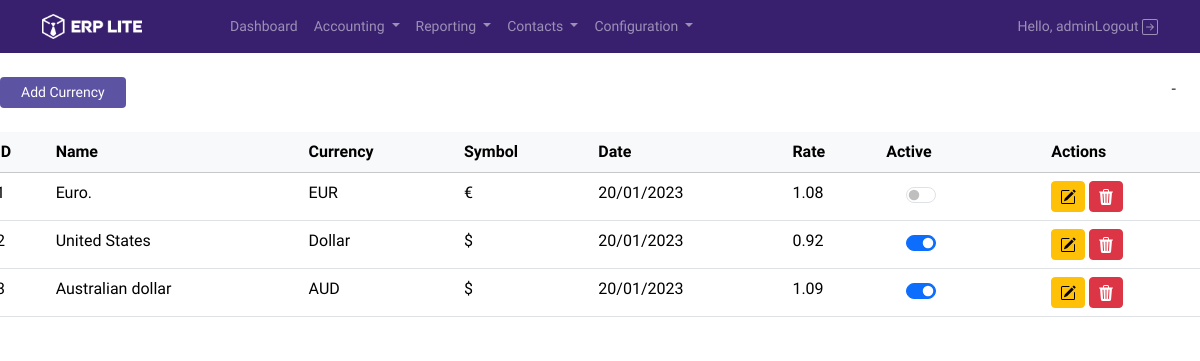
Page /accounting/currency/ (signed in) on the earlier database version.
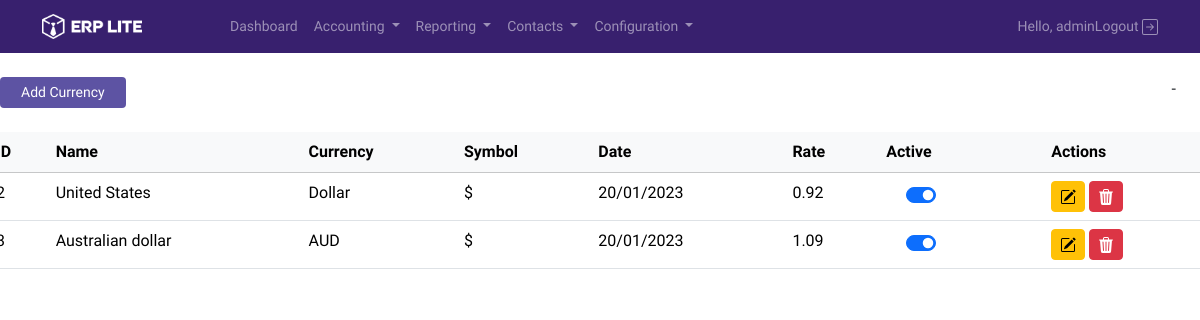
Same page on the later database version.
### accounting/models.py (models this page shows)
class Currency(models.Model):
    name = models.CharField(max_length=220)
    symbol = models.CharField(max_length=5)
    abbrev = models.CharField(max_length=10)
    date = models.DateField()
    rate = models.DecimalField(max_digits=6, decimal_places=2)
    status = models.BooleanField()

### accounting/views.py (the view)
# urls.py: path('currency/', home_currency, name='currency'),
@login_required(login_url='page')
def home_currency(request):
    form = FormCurrency()
    if request.method == 'POST':
        form = FormCurrency(request.POST)
        if form.is_valid():
            form.save()
        return redirect('accounting:currency')
    currencies = Currency.objects.all()
    context = {
        'form': form,
        'currencies': currencies,
    }
    return render(request, 'currency.html', context)

### accounting/forms.py
class FormCurrency(ModelForm):
    class Meta:
        currency_field = "form-control"
        model = Currency
        fields = '__all__'
        widgets = {
            'name': TextInput(attrs={"class": f"{currency_field}"}),
            'abbrev': TextInput(attrs={"class": f"{currency_field}"}),
            'symbol': TextInput(attrs={"class": f"{currency_field}"}),
            'date': DateTimeInput(attrs={'type': 'date', "class": f"{currency_field}"}),
            'rate': NumberInput(attrs={"class": f"{currency_field}"}),
            'status': CheckboxInput(attrs={"type": "checkbox",
                                         "class": "form-check-input"}),
        }

### accounting/templates/currency.html (shortened to what this page needs)
{% extends 'home.html' %}
{% block content %}
<div class="row py-4">
    <div class="d-flex justify-content-between">
        <button type="button" class="btn btn-erp-primary btn-sm" data-bs-toggle="modal" data-bs-target="#ModalCurrency">
            Add Currency
        </button>
        <div class="px-4">
            {{ page_accounts.number }}-{{ page_accounts.paginator.num_pages }}
        </div>
    </div>
</div>
<div class="row bg-white">
    <table class="table">
        <thead class="table-light">
        <tr>
            <th>ID</th>
            <th>Name</th>
            <th>Currency</th>
            <th>Symbol</th>
            <th>Date</th>
            <th>Rate</th>
            <th>Active</th>
            <th>Actions</th>
        </tr>
        </thead>
        <tbody>
        {% if currencies %}
        {% for currency in currencies %}
        <tr>
            <td>{{ currency.id }}</td>
            <td>{{ currency.name }}</td>
            <td>{{ currency.abbrev }}</td>
            <td>{{ currency.symbol }}</td>
            <td>{{ currency.date|date:"d/m/Y" }}</td>
            <td>{{ currency.rate }}</td>
            <td>
                <div class="form-check form-switch">
                    <input class="form-check-input" type="checkbox" id="flexSwitchCheckChecked"
                           {% if currency.status %}checked{% endif %}>
                </div>
            <td>
                <button onclick="update_currency('{% url 'accounting:update-currency' currency.pk %}')"
                        class="btn btn-warning btn-sm">
                </button>
                <a href="{% url 'accounting:delete-currency' currency.pk %}"
                   class="btn btn-danger btn-sm">
                </a></td>
        </tr>
        {% endfor %}
        {% else %}
        <tr>
            <td>
                No found data.
            </td>
        </tr>
        {% endif %}
        </tbody>
    </table>
</div>
{% endblock %}

### home/templates/home.html (shortened to what this page needs)
{% load static %}
<!DOCTYPE html>
<html lang="en">
  <head>
    {% load bootstrap5 %} {% bootstrap_css %} {% bootstrap_javascript %}
    <link rel="stylesheet" href="{% static 'main.css' %}" />
  </head>
  <body>
    {% include 'header/navBar.html' %}
      {% block content%}
      {% endblock content%}
  </body>
</html>

### home/templates/header/navBar.html (shortened to what this page needs)
{% load static %}
<nav class="navbar navbar-expand-lg">
    <div class="container">
        <a class="navbar-brand" href="{% url 'home' %}">
            <img src="{% static 'logo.png' %}" alt="" width="100">
        </a>
        <div class="collapse navbar-collapse" id="navbarSupportedContent">
            <ul class="navbar-nav me-auto mb-2 mb-lg-0">
                <li class="nav-item">
                    <a class="nav-link active" aria-current="page" href="{% url 'home'%}">Dashboard</a>
                </li>
                 <li class="nav-item dropdown">
                    <a class="nav-link dropdown-toggle" href="#" id="navbarDropdown" role="button"
                       data-bs-toggle="dropdown" aria-expanded="false">
                        Accounting
                    </a>
                </li>
                <li class="nav-item dropdown">
                    <a class="nav-link dropdown-toggle" href="#" id="navbarDropdown" role="button"
                       data-bs-toggle="dropdown" aria-expanded="false">
                        Reporting
                    </a>
                </li>
                <li class="nav-item dropdown">
                    <a class="nav-link dropdown-toggle" href="#" id="navbarDropdown" role="button"
                       data-bs-toggle="dropdown" aria-expanded="false">
                        Contacts
                    </a>
                </li>
                <li class="nav-item dropdown">
                    <a class="nav-link dropdown-toggle" href="#" id="navbarDropdown" role="button"
                       data-bs-toggle="dropdown" aria-expanded="false">
                        Configuration
                    </a>
                </li>
            </ul>
            <div class="d-flex justify-content-center align-items-center">
                {% if request.user.is_authenticated %}
                <p>Hello, {{ request.user.username }}</p>
                {% endif %}
                <a class="nav-link" href="{% url 'logout' %}">Logout
                </a>
            </div>
        </div>
    </div>
</nav>

### static/main.css (style rules this page uses)
* { margin: 0; padding: 0; box-sizing: border-box; }
body { font-family: 'Quicksand', sans-serif; }
a { font-size: 14px !important; }
.btn-erp-primary { background-color: #5D53A3 !important; padding: 4px 20px; color: #ffffff; }
nav { background-color: #38206E; color: rgba(255, 255, 255, 0.5) !important; }
nav .navbar-brand { margin-right: 5rem !important; }
nav .navbar-brand img { filter: brightness(0) invert(1) !important; }
nav a { color: rgba(255, 255, 255, 0.5) !important; }
nav p { margin: 0 !important; font-size: 14px; }
input, select { height: 30px !important; }
.form-switch { height: 10px !important; width: 70px; display: flex; justify-content: center; align-items: center; }
.form-switch input { height: 70% !important; width: 100% !important; }

Differences in the rows shown:
removed Currency: name "Euro.", abbrev "EUR", symbol "€", date "20/01/2023", rate "1.08"
